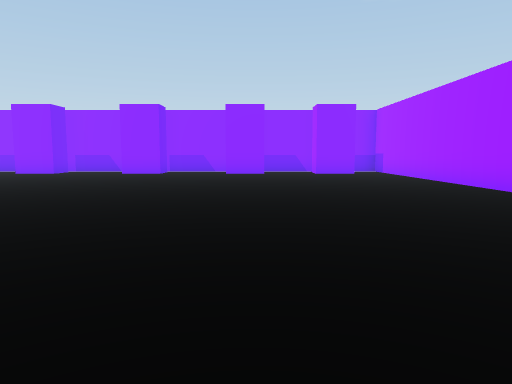
[1] (above)

21 first-person views from a walk through a 3-D level made in the Unity game engine. The camera is 1.5 m above the floor, tilts 6° down and sees 70° across. The floor is counted in squares, 2 m on a side. Each view is taken from the middle of a square. On the plan, view 1 faces up. The plan holds only what a view shows up to about 11 squares ahead; the rest is blank. The player character is not drawn.

[2]
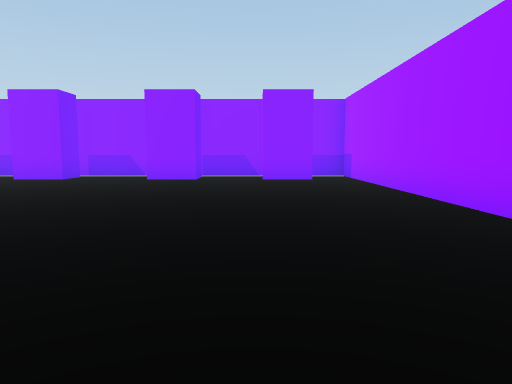

[3]
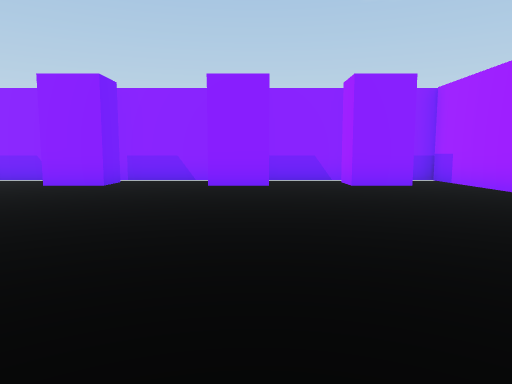

[4]
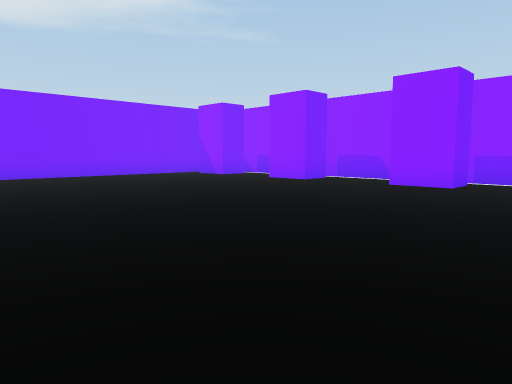

[5]
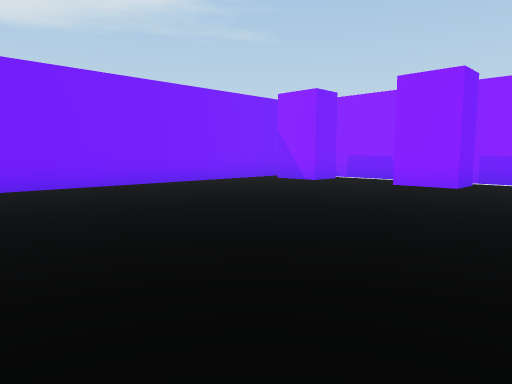

[6]
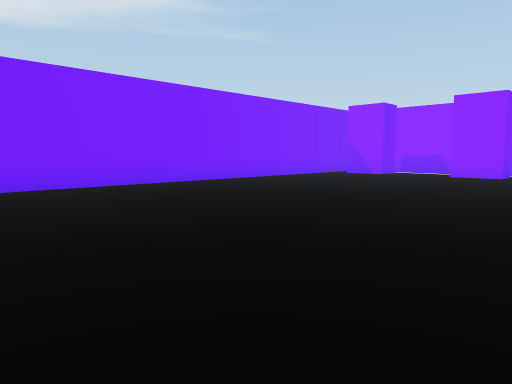

[7]
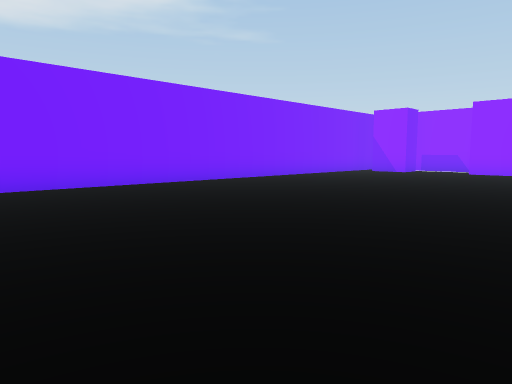

[8]
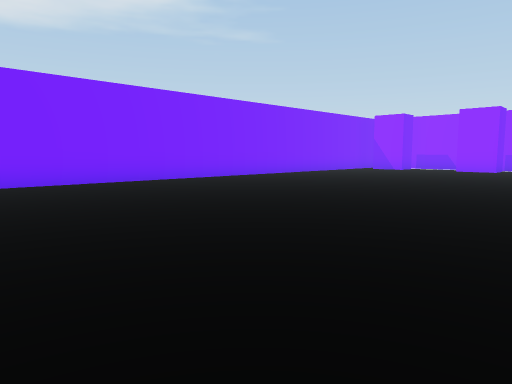

[9]
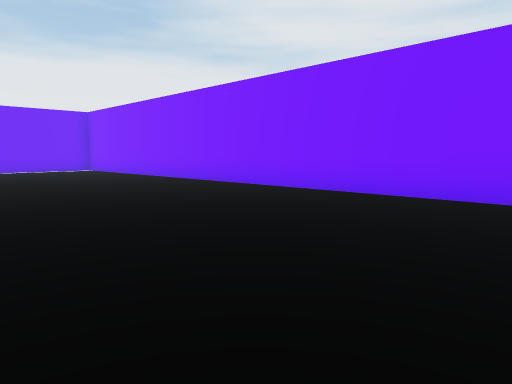

[10]
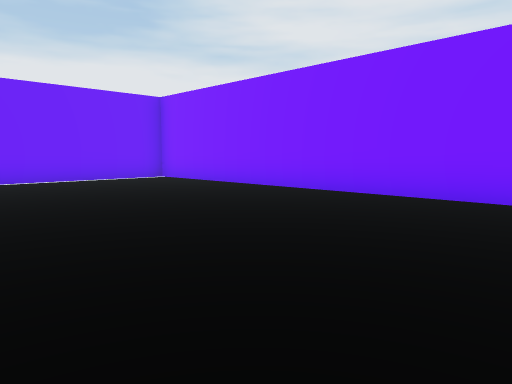

[11]
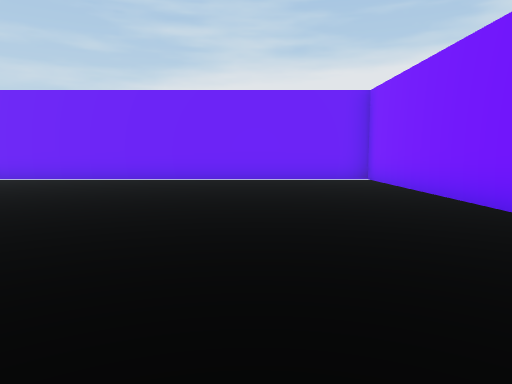

[12]
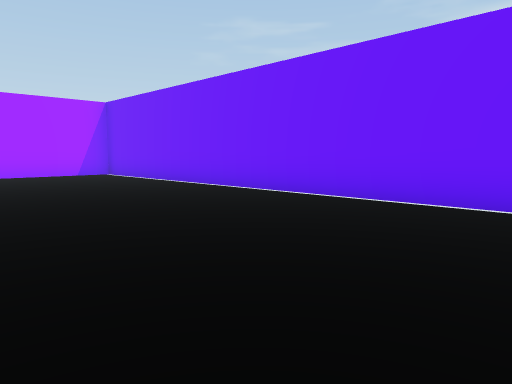

[13]
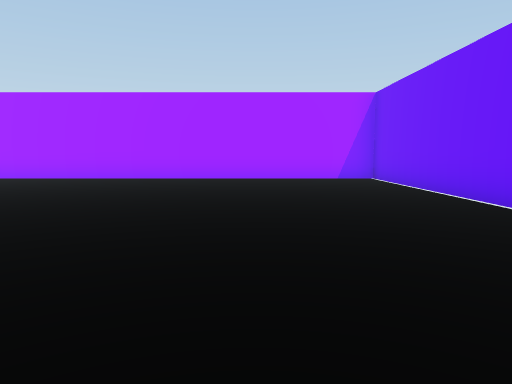

[14]
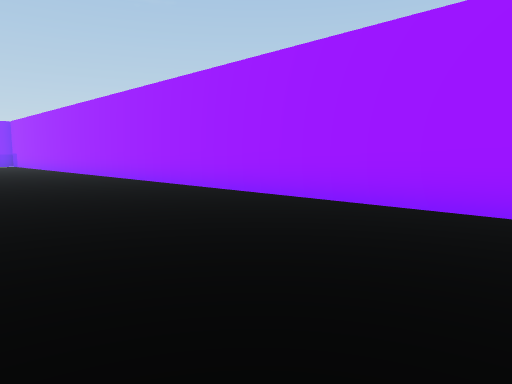

[15]
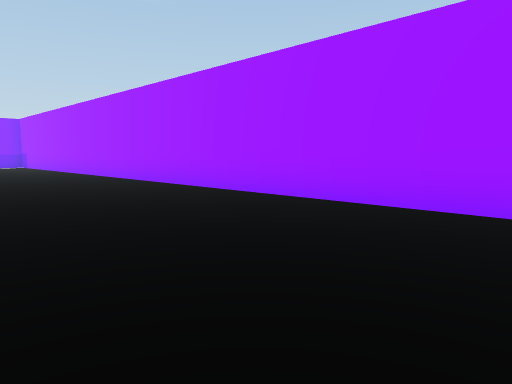

[16]
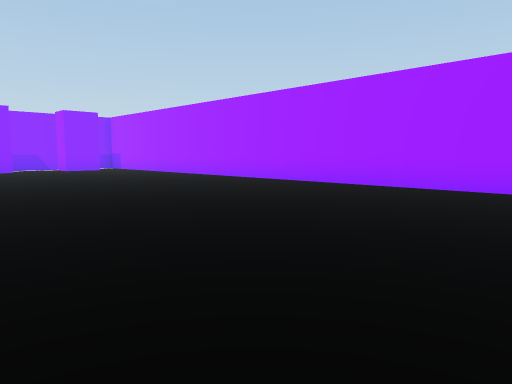

[17]
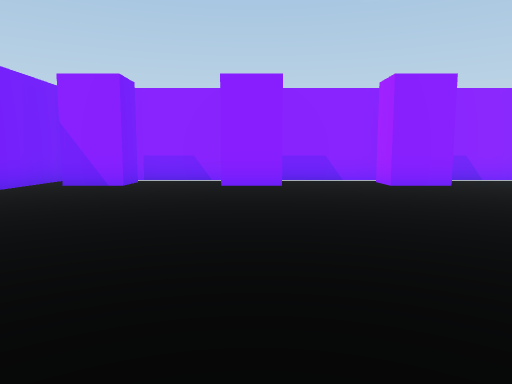

[18]
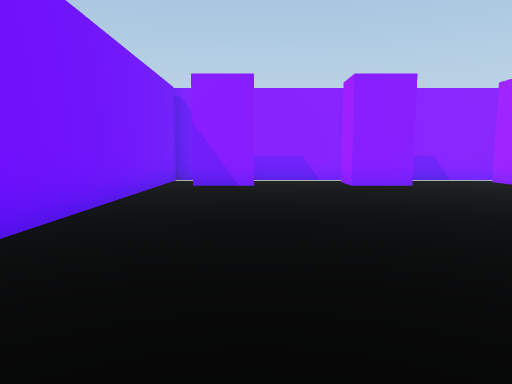

[19]
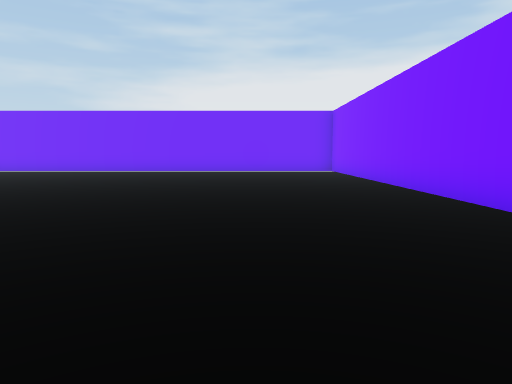

[20]
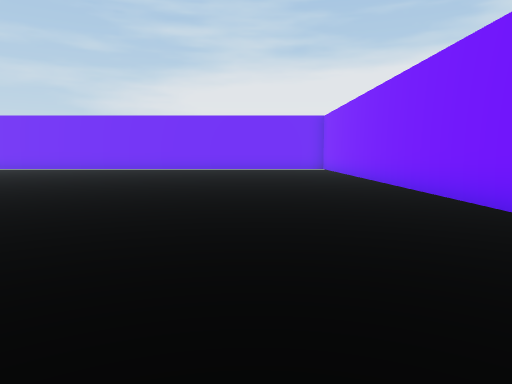

[21]
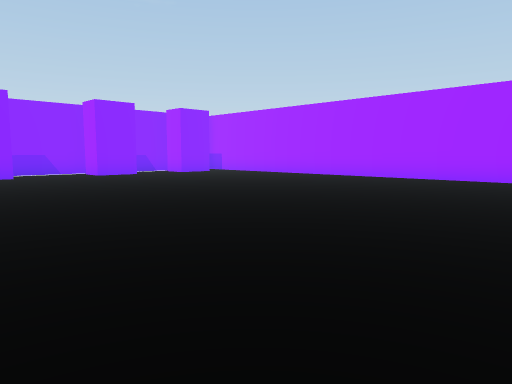

### Floor plan
Points are (right, up) in squares from view 1. A wall is a line through its corners. A room is listed if a view was taken in it or the views show most of it. See-through windows are left out.
Room 1 (views 1, 2, 3, 4, 5, 6, 7, 8, 9, 10, 11, 12, 13, 14, 15, 16, 17, 18, 19, 20, 21)
walls: (-3.5, 14.5) (-3.5, 13.4) (-4.9, 13.4) (-4.9, 14.5); (-7.4, 14.5) (-7.4, 13.4) (-8.8, 13.4) (-8.8, 14.5); (0.3, 14) (0.3, 13.4) (-1.1, 13.4); (-11, 14.5) (-11, 13.4) (-12.5, 13.4); (3.6, 13.4) (2.2, 13.4) (2.2, 14.5); (2.5, 15.2) (-13.2, 15.2) (-13.2, -13.5) (4.9, -13.5) (4.9, 15.2)

Where each view was taken, in squares from view 1:
view 1: 0 up, 0 right, facing up
view 2: 3 up, 2 right, facing up
view 3: 5 up, 0 right, facing up
view 4: 5 up, 1 left, facing up-left
view 5: 5 up, 5 left, facing up-left
view 6: 1 up, 5 left, facing up-left
view 7: 1 down, 5 left, facing up-left
view 8: 3 down, 4 left, facing up-left
view 9: 3 up, 7 left, facing down-left
view 10: 3 down, 7 left, facing down-left
view 11: 3 down, 10 left, facing down
view 12: 8 down, 8 left, facing down-right
view 13: 10 down, 6 left, facing right
view 14: 9 down, 0 right, facing up-right
view 15: 7 down, 0 right, facing up-right
view 16: 3 down, 3 left, facing up-right
view 17: 5 up, 8 left, facing up
view 18: 5 up, 11 left, facing up
view 19: 2 up, 10 left, facing down
view 20: 4 up, 10 left, facing down
view 21: 1 up, 6 left, facing up-right
